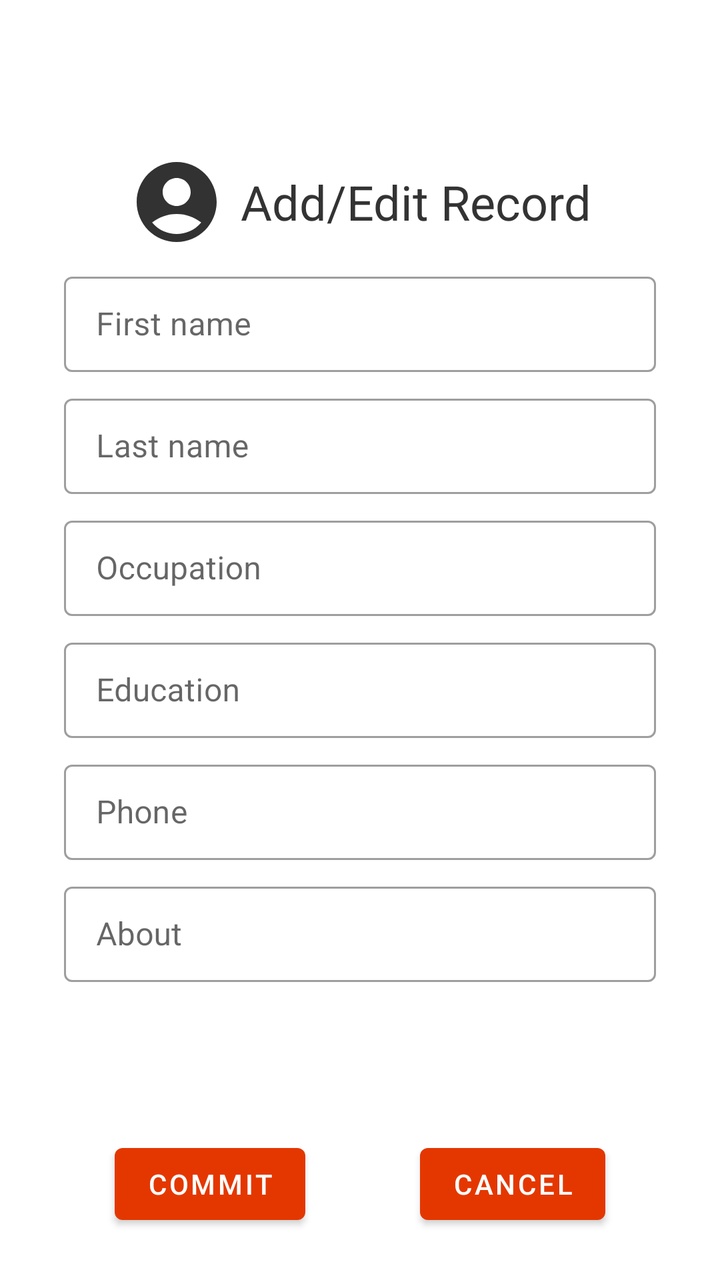
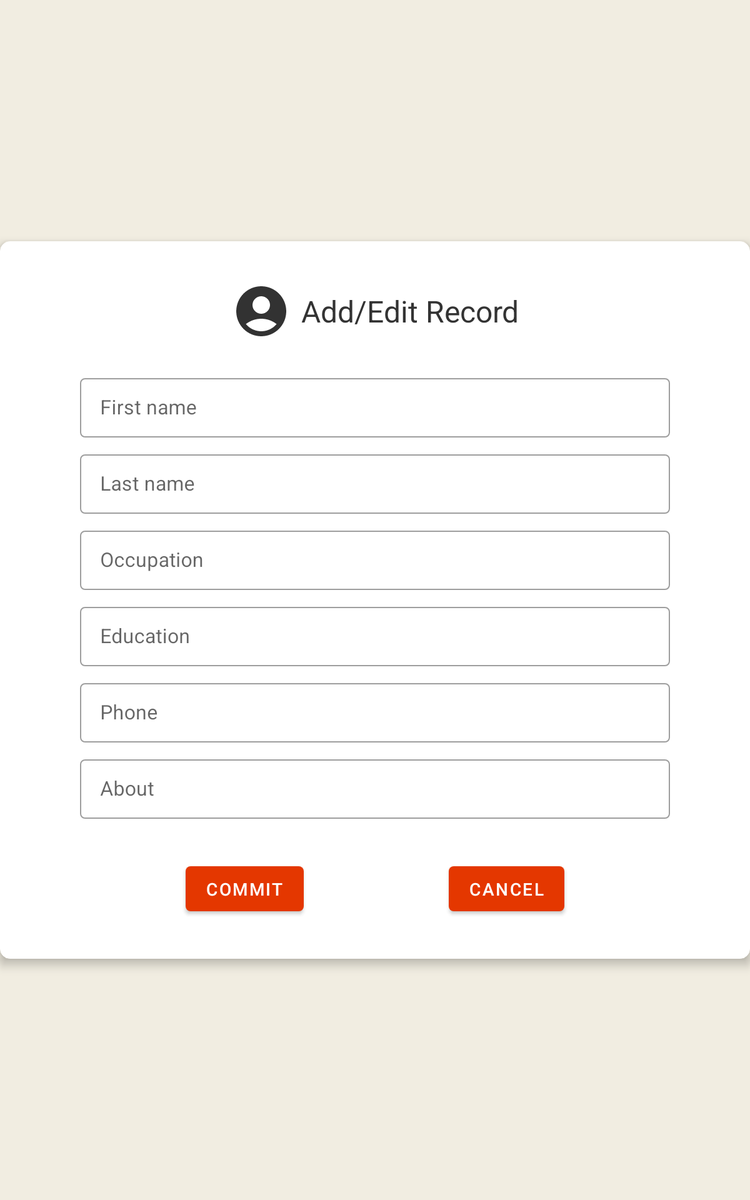

One screen, two layout resources from the same app: the default and the repository's alternative for another configuration. Each is rendered where Android would select it; the XML of both is given below.
<!-- AndroidManifest.xml: application theme Theme.CrudProject -->
<!-- res/layout/fragment_user_edit.xml -->
<?xml version="1.0" encoding="utf-8"?>
<androidx.constraintlayout.widget.ConstraintLayout xmlns:android="http://schemas.android.com/apk/res/android"
    xmlns:app="http://schemas.android.com/apk/res-auto"
    xmlns:tools="http://schemas.android.com/tools"
    android:id="@+id/useredit_root_layout"
    android:layout_width="match_parent"
    android:layout_height="match_parent"
    tools:context=".ui.UserEditFragment">

    <Button
        android:id="@+id/useredit_commit_button"
        android:layout_width="wrap_content"
        android:layout_height="wrap_content"
        android:layout_marginBottom="24dp"
        android:text="@string/commit"
        app:icon="@drawable/ic_baseline_check_circle_24"
        app:layout_constraintBottom_toBottomOf="parent"
        app:layout_constraintEnd_toStartOf="@+id/useredit_cancel_button"
        app:layout_constraintStart_toStartOf="parent" />

    <Button
        android:id="@+id/useredit_cancel_button"
        android:layout_width="wrap_content"
        android:layout_height="wrap_content"
        android:layout_marginBottom="24dp"
        android:text="@android:string/cancel"
        app:icon="@drawable/ic_baseline_cancel_24"
        app:layout_constraintBottom_toBottomOf="parent"
        app:layout_constraintEnd_toEndOf="parent"
        app:layout_constraintStart_toEndOf="@+id/useredit_commit_button" />

    <androidx.constraintlayout.widget.ConstraintLayout
        android:layout_width="0dp"
        android:layout_height="wrap_content"
        android:padding="32dp"
        app:layout_constraintBottom_toTopOf="@+id/useredit_commit_button"
        app:layout_constraintEnd_toEndOf="parent"
        app:layout_constraintHorizontal_bias="0.0"
        app:layout_constraintStart_toStartOf="parent"
        app:layout_constraintTop_toTopOf="parent">

        <TextView
            android:id="@+id/useredit_title"
            android:layout_width="wrap_content"
            android:layout_height="wrap_content"
            android:drawableStart="@drawable/ic_baseline_account_circle_24"
            android:drawablePadding="8dp"
            android:gravity="center_vertical"
            android:text="Add/Edit Record"
            android:textAppearance="@style/TextNormal_24pt"
            app:layout_constraintEnd_toEndOf="parent"
            app:layout_constraintStart_toStartOf="parent"
            app:layout_constraintTop_toTopOf="parent" />

        <com.google.android.material.textfield.TextInputLayout
            android:id="@+id/useredit_firstname_layout"
            style="@style/Widget.MaterialComponents.TextInputLayout.OutlinedBox.Dense"
            android:layout_width="0dp"
            android:layout_height="wrap_content"
            android:layout_marginTop="8dp"
            android:hint="First name"
            app:endIconMode="none"
            app:layout_constraintEnd_toEndOf="parent"
            app:layout_constraintStart_toStartOf="parent"
            app:layout_constraintTop_toBottomOf="@+id/useredit_title">

            <com.google.android.material.textfield.TextInputEditText
                android:id="@+id/useredit_firstname_edittext"
                android:layout_width="match_parent"
                android:layout_height="wrap_content"
                android:imeOptions="actionNext"
                android:singleLine="true"/>

        </com.google.android.material.textfield.TextInputLayout>

        <com.google.android.material.textfield.TextInputLayout
            android:id="@+id/useredit_lastname_layout"
            style="@style/Widget.MaterialComponents.TextInputLayout.OutlinedBox.Dense"
            android:layout_width="0dp"
            android:layout_height="wrap_content"
            android:layout_marginTop="8dp"
            android:hint="Last name"
            app:layout_constraintEnd_toEndOf="parent"
            app:layout_constraintStart_toStartOf="parent"
            app:layout_constraintTop_toBottomOf="@+id/useredit_firstname_layout">

            <com.google.android.material.textfield.TextInputEditText
                android:id="@+id/useredit_lastname_edittext"
                android:layout_width="match_parent"
                android:layout_height="wrap_content"
                android:imeOptions="actionNext"
                android:singleLine="true"/>
        </com.google.android.material.textfield.TextInputLayout>

        <com.google.android.material.textfield.TextInputLayout
            android:id="@+id/useredit_occupation_layout"
            style="@style/Widget.MaterialComponents.TextInputLayout.OutlinedBox.Dense"
            android:layout_width="0dp"
            android:layout_height="wrap_content"
            android:layout_marginTop="8dp"
            android:hint="Occupation"
            app:layout_constraintEnd_toEndOf="parent"
            app:layout_constraintStart_toStartOf="parent"
            app:layout_constraintTop_toBottomOf="@+id/useredit_lastname_layout">

            <com.google.android.material.textfield.TextInputEditText
                android:id="@+id/useredit_occupation_edittext"
                android:layout_width="match_parent"
                android:layout_height="wrap_content"
                android:imeOptions="actionNext"
                android:singleLine="true"/>
        </com.google.android.material.textfield.TextInputLayout>

        <com.google.android.material.textfield.TextInputLayout
            android:id="@+id/useredit_education_layout"
            style="@style/Widget.MaterialComponents.TextInputLayout.OutlinedBox.Dense"
            android:layout_width="0dp"
            android:layout_height="wrap_content"
            android:layout_marginTop="8dp"
            android:hint="Education"
            app:layout_constraintEnd_toEndOf="parent"
            app:layout_constraintStart_toStartOf="parent"
            app:layout_constraintTop_toBottomOf="@+id/useredit_occupation_layout">

            <com.google.android.material.textfield.TextInputEditText
                android:id="@+id/useredit_education_edittext"
                android:layout_width="match_parent"
                android:layout_height="wrap_content"
                android:imeOptions="actionNext"
                android:singleLine="true"/>
        </com.google.android.material.textfield.TextInputLayout>

        <com.google.android.material.textfield.TextInputLayout
            android:id="@+id/useredit_phone_layout"
            style="@style/Widget.MaterialComponents.TextInputLayout.OutlinedBox.Dense"
            android:layout_width="0dp"
            android:layout_height="wrap_content"
            android:layout_marginTop="8dp"
            android:hint="Phone"
            app:layout_constraintEnd_toEndOf="parent"
            app:layout_constraintStart_toStartOf="parent"
            app:layout_constraintTop_toBottomOf="@+id/useredit_education_layout">

            <com.google.android.material.textfield.TextInputEditText
                android:id="@+id/useredit_phone_edittext"
                android:layout_width="match_parent"
                android:layout_height="wrap_content"
                android:imeOptions="actionNext"
                android:inputType="phone"
                android:singleLine="true"/>
        </com.google.android.material.textfield.TextInputLayout>

        <com.google.android.material.textfield.TextInputLayout
            android:id="@+id/useredit_about_layout"
            style="@style/Widget.MaterialComponents.TextInputLayout.OutlinedBox.Dense"
            android:layout_width="0dp"
            android:layout_height="wrap_content"
            android:layout_marginTop="8dp"
            android:hint="About"
            app:layout_constraintEnd_toEndOf="parent"
            app:layout_constraintStart_toStartOf="parent"
            app:layout_constraintTop_toBottomOf="@+id/useredit_phone_layout">

            <com.google.android.material.textfield.TextInputEditText
                android:id="@+id/useredit_about_edittext"
                android:layout_width="match_parent"
                android:layout_height="wrap_content"
                android:imeOptions="actionDone"
                android:singleLine="true"/>
        </com.google.android.material.textfield.TextInputLayout>
    </androidx.constraintlayout.widget.ConstraintLayout>
</androidx.constraintlayout.widget.ConstraintLayout>
<!-- resources referenced by this layout -->
<resources>
  <!-- drawable ic_baseline_account_circle_24 (drawable) -->
  <vector android:height="48dp" android:tint="#323232"
      android:viewportHeight="24" android:viewportWidth="24"
      android:width="48dp" xmlns:android="http://schemas.android.com/apk/res/android">
      <path android:fillColor="@android:color/white" android:pathData="M12,2C6.48,2 2,6.48 2,12s4.48,10 10,10s10,-4.48 10,-10S17.52,2 12,2zM12,6c1.93,0 3.5,1.57 3.5,3.5S13.93,13 12,13s-3.5,-1.57 -3.5,-3.5S10.07,6 12,6zM12,20c-2.03,0 -4.43,-0.82 -6.14,-2.88C7.55,15.8 9.68,15 12,15s4.45,0.8 6.14,2.12C16.43,19.18 14.03,20 12,20z"/>
  </vector>
  <string name="commit">Commit</string>
  <style name="TextNormal_24pt" parent="TextAppearance.AppCompat">
          <item name="android:textColor">@color/dark_grey</item>
          <item name="android:textSize">24sp</item>
      </style>
  <style name="Theme.CrudProject" parent="Theme.MaterialComponents.DayNight.DarkActionBar">
          
          <item name="colorPrimary">@color/red</item>
          <item name="colorPrimaryVariant">@color/dark_red</item>
          <item name="colorOnPrimary">@color/white</item>
          
          <item name="colorSecondary">@color/red</item>
          <item name="colorSecondaryVariant">@color/dark_red</item>
          <item name="colorOnSecondary">@color/white</item>
          
          <item name="android:statusBarColor" tools:targetApi="l">?attr/colorPrimaryVariant</item>
          
          <item name="colorContainer">@color/white</item>
          <item name="android:navigationBarColor">?attr/colorPrimaryVariant</item>
      </style>
  <color name="dark_grey">#FF333333</color>
  <color name="red">#FFE43700</color>
  <color name="dark_red">#FFD43700</color>
  <color name="white">#FFFFFFFF</color>
</resources>
<!-- res/layout-sw600dp/fragment_user_edit.xml (the repository's variant of the layout above) -->
<!-- drawn on a 7-inch tablet held upright -->
<?xml version="1.0" encoding="utf-8"?>
<androidx.constraintlayout.widget.ConstraintLayout xmlns:android="http://schemas.android.com/apk/res/android"
    xmlns:app="http://schemas.android.com/apk/res-auto"
    xmlns:tools="http://schemas.android.com/tools"
    android:id="@+id/useredit_root_layout"
    android:layout_width="match_parent"
    android:layout_height="match_parent"
    android:background="@color/light_beige"
    tools:context=".ui.UserEditFragment">

    <androidx.cardview.widget.CardView
        android:layout_width="600dp"
        android:layout_height="wrap_content"
        app:cardCornerRadius="8dp"
        app:cardElevation="5dp"
        app:contentPadding="32dp"
        app:layout_constraintBottom_toBottomOf="parent"
        app:layout_constraintEnd_toEndOf="parent"
        app:layout_constraintStart_toStartOf="parent"
        app:layout_constraintTop_toTopOf="parent">

        <androidx.constraintlayout.widget.ConstraintLayout
            android:layout_width="match_parent"
            android:layout_height="match_parent">

            <Button
                android:id="@+id/useredit_commit_button"
                android:layout_width="wrap_content"
                android:layout_height="wrap_content"
                android:text="@string/commit"
                app:icon="@drawable/ic_baseline_check_circle_24"
                app:layout_constraintBottom_toBottomOf="parent"
                app:layout_constraintEnd_toStartOf="@+id/useredit_cancel_button"
                app:layout_constraintStart_toStartOf="parent" />

            <Button
                android:id="@+id/useredit_cancel_button"
                android:layout_width="wrap_content"
                android:layout_height="wrap_content"
                android:text="@android:string/cancel"
                app:icon="@drawable/ic_baseline_cancel_24"
                app:layout_constraintBottom_toBottomOf="parent"
                app:layout_constraintEnd_toEndOf="parent"
                app:layout_constraintStart_toEndOf="@+id/useredit_commit_button" />

            <androidx.constraintlayout.widget.ConstraintLayout
                android:layout_width="match_parent"
                android:layout_height="wrap_content"
                android:layout_marginBottom="32dp"
                android:paddingLeft="32dp"
                android:paddingRight="32dp"
                app:layout_constraintBottom_toTopOf="@+id/useredit_commit_button"
                app:layout_constraintEnd_toEndOf="parent"
                app:layout_constraintStart_toStartOf="parent"
                app:layout_constraintTop_toTopOf="parent">

                <TextView
                    android:id="@+id/useredit_title"
                    android:layout_width="wrap_content"
                    android:layout_height="wrap_content"
                    android:drawableStart="@drawable/ic_baseline_account_circle_24"
                    android:drawablePadding="8dp"
                    android:gravity="center_vertical"
                    android:text="Add/Edit Record"
                    android:textAppearance="@style/TextNormal_24pt"
                    app:layout_constraintEnd_toEndOf="parent"
                    app:layout_constraintStart_toStartOf="parent"
                    app:layout_constraintTop_toTopOf="parent" />

                <com.google.android.material.textfield.TextInputLayout
                    android:id="@+id/useredit_firstname_layout"
                    style="@style/Widget.MaterialComponents.TextInputLayout.OutlinedBox.Dense"
                    android:layout_width="0dp"
                    android:layout_height="wrap_content"
                    android:layout_marginTop="24dp"
                    android:hint="First name"
                    app:endIconMode="none"
                    app:layout_constraintEnd_toEndOf="parent"
                    app:layout_constraintStart_toStartOf="parent"
                    app:layout_constraintTop_toBottomOf="@+id/useredit_title">

                    <com.google.android.material.textfield.TextInputEditText
                        android:id="@+id/useredit_firstname_edittext"
                        android:layout_width="match_parent"
                        android:layout_height="wrap_content"
                        android:imeOptions="actionNext"
                        android:singleLine="true" />

                </com.google.android.material.textfield.TextInputLayout>

                <com.google.android.material.textfield.TextInputLayout
                    android:id="@+id/useredit_lastname_layout"
                    style="@style/Widget.MaterialComponents.TextInputLayout.OutlinedBox.Dense"
                    android:layout_width="0dp"
                    android:layout_height="wrap_content"
                    android:layout_marginTop="8dp"
                    android:hint="Last name"
                    app:layout_constraintEnd_toEndOf="parent"
                    app:layout_constraintStart_toStartOf="parent"
                    app:layout_constraintTop_toBottomOf="@+id/useredit_firstname_layout">

                    <com.google.android.material.textfield.TextInputEditText
                        android:id="@+id/useredit_lastname_edittext"
                        android:layout_width="match_parent"
                        android:layout_height="wrap_content"
                        android:imeOptions="actionNext"
                        android:singleLine="true" />
                </com.google.android.material.textfield.TextInputLayout>

                <com.google.android.material.textfield.TextInputLayout
                    android:id="@+id/useredit_occupation_layout"
                    style="@style/Widget.MaterialComponents.TextInputLayout.OutlinedBox.Dense"
                    android:layout_width="0dp"
                    android:layout_height="wrap_content"
                    android:layout_marginTop="8dp"
                    android:hint="Occupation"
                    app:layout_constraintEnd_toEndOf="parent"
                    app:layout_constraintStart_toStartOf="parent"
                    app:layout_constraintTop_toBottomOf="@+id/useredit_lastname_layout">

                    <com.google.android.material.textfield.TextInputEditText
                        android:id="@+id/useredit_occupation_edittext"
                        android:layout_width="match_parent"
                        android:layout_height="wrap_content"
                        android:imeOptions="actionNext"
                        android:singleLine="true" />
                </com.google.android.material.textfield.TextInputLayout>

                <com.google.android.material.textfield.TextInputLayout
                    android:id="@+id/useredit_education_layout"
                    style="@style/Widget.MaterialComponents.TextInputLayout.OutlinedBox.Dense"
                    android:layout_width="0dp"
                    android:layout_height="wrap_content"
                    android:layout_marginTop="8dp"
                    android:hint="Education"
                    app:layout_constraintEnd_toEndOf="parent"
                    app:layout_constraintStart_toStartOf="parent"
                    app:layout_constraintTop_toBottomOf="@+id/useredit_occupation_layout">

                    <com.google.android.material.textfield.TextInputEditText
                        android:id="@+id/useredit_education_edittext"
                        android:layout_width="match_parent"
                        android:layout_height="wrap_content"
                        android:imeOptions="actionNext"
                        android:singleLine="true" />
                </com.google.android.material.textfield.TextInputLayout>

                <com.google.android.material.textfield.TextInputLayout
                    android:id="@+id/useredit_phone_layout"
                    style="@style/Widget.MaterialComponents.TextInputLayout.OutlinedBox.Dense"
                    android:layout_width="0dp"
                    android:layout_height="wrap_content"
                    android:layout_marginTop="8dp"
                    android:hint="Phone"
                    app:layout_constraintEnd_toEndOf="parent"
                    app:layout_constraintStart_toStartOf="parent"
                    app:layout_constraintTop_toBottomOf="@+id/useredit_education_layout">

                    <com.google.android.material.textfield.TextInputEditText
                        android:id="@+id/useredit_phone_edittext"
                        android:layout_width="match_parent"
                        android:layout_height="wrap_content"
                        android:imeOptions="actionNext"
                        android:inputType="phone"
                        android:singleLine="true" />
                </com.google.android.material.textfield.TextInputLayout>

                <com.google.android.material.textfield.TextInputLayout
                    android:id="@+id/useredit_about_layout"
                    style="@style/Widget.MaterialComponents.TextInputLayout.OutlinedBox.Dense"
                    android:layout_width="0dp"
                    android:layout_height="wrap_content"
                    android:layout_marginTop="8dp"
                    android:hint="About"
                    app:layout_constraintEnd_toEndOf="parent"
                    app:layout_constraintStart_toStartOf="parent"
                    app:layout_constraintTop_toBottomOf="@+id/useredit_phone_layout">

                    <com.google.android.material.textfield.TextInputEditText
                        android:id="@+id/useredit_about_edittext"
                        android:layout_width="match_parent"
                        android:layout_height="wrap_content"
                        android:imeOptions="actionDone"
                        android:singleLine="true" />
                </com.google.android.material.textfield.TextInputLayout>
            </androidx.constraintlayout.widget.ConstraintLayout>
        </androidx.constraintlayout.widget.ConstraintLayout>

    </androidx.cardview.widget.CardView>

</androidx.constraintlayout.widget.ConstraintLayout>
<!-- resources referenced by the variant -->
<!-- as a 7-inch tablet held upright resolves them -->
<resources>
  <color name="light_beige">#FFF1EDE1</color>
  <!-- drawable ic_baseline_account_circle_24 (drawable) -->
  <vector android:height="48dp" android:tint="#323232"
      android:viewportHeight="24" android:viewportWidth="24"
      android:width="48dp" xmlns:android="http://schemas.android.com/apk/res/android">
      <path android:fillColor="@android:color/white" android:pathData="M12,2C6.48,2 2,6.48 2,12s4.48,10 10,10s10,-4.48 10,-10S17.52,2 12,2zM12,6c1.93,0 3.5,1.57 3.5,3.5S13.93,13 12,13s-3.5,-1.57 -3.5,-3.5S10.07,6 12,6zM12,20c-2.03,0 -4.43,-0.82 -6.14,-2.88C7.55,15.8 9.68,15 12,15s4.45,0.8 6.14,2.12C16.43,19.18 14.03,20 12,20z"/>
  </vector>
  <string name="commit">Commit</string>
  <style name="TextNormal_24pt" parent="TextAppearance.AppCompat">
          <item name="android:textColor">@color/dark_grey</item>
          <item name="android:textSize">24sp</item>
      </style>
  <style name="Theme.CrudProject" parent="Theme.MaterialComponents.DayNight.DarkActionBar">
          
          <item name="colorPrimary">@color/red</item>
          <item name="colorPrimaryVariant">@color/dark_red</item>
          <item name="colorOnPrimary">@color/white</item>
          
          <item name="colorSecondary">@color/red</item>
          <item name="colorSecondaryVariant">@color/dark_red</item>
          <item name="colorOnSecondary">@color/white</item>
          
          <item name="android:statusBarColor" tools:targetApi="l">?attr/colorPrimaryVariant</item>
          
          <item name="colorContainer">@color/white</item>
          <item name="android:navigationBarColor">?attr/colorPrimaryVariant</item>
      </style>
  <color name="dark_grey">#FF333333</color>
  <color name="red">#FFE43700</color>
  <color name="dark_red">#FFD43700</color>
  <color name="white">#FFFFFFFF</color>
</resources>
